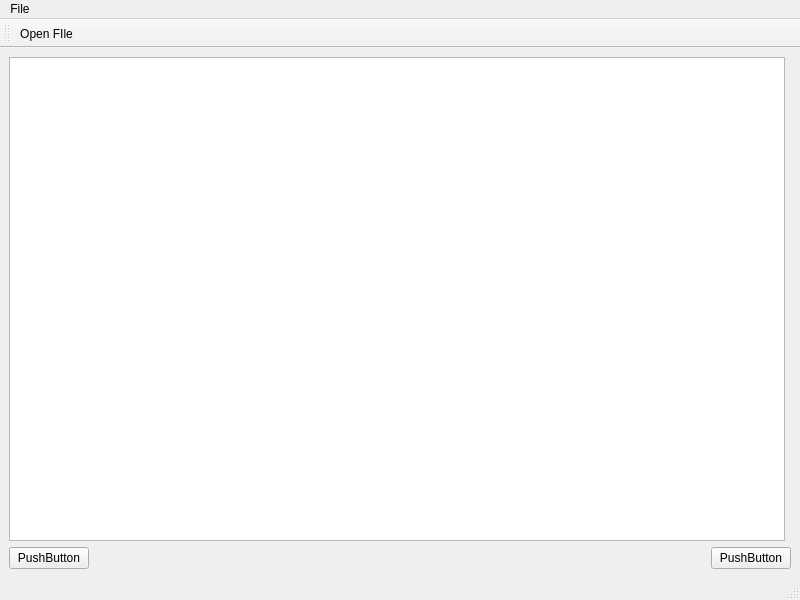
<?xml version="1.0" encoding="UTF-8"?>
<ui version="4.0">
 <class>MainWindow</class>
 <widget class="QMainWindow" name="MainWindow">
  <property name="geometry">
   <rect>
    <x>0</x>
    <y>0</y>
    <width>800</width>
    <height>600</height>
   </rect>
  </property>
  <property name="windowTitle">
   <string>MainWindow</string>
  </property>
  <widget class="QVTKOpenGLNativeWidget" name="centralwidget">
   <layout class="QVBoxLayout" name="verticalLayout">
    <item>
     <layout class="QHBoxLayout" name="horizontalLayout">
      <item>
       <widget class="QTreeView" name="treeView">
        <property name="contextMenuPolicy">
         <enum>Qt::ContextMenuPolicy::ActionsContextMenu</enum>
        </property>
       </widget>
      </item>
      <item>
       <widget class="QWidget" name="widget" native="true"/>
      </item>
     </layout>
    </item>
    <item>
     <layout class="QHBoxLayout" name="horizontalLayout_2">
      <item>
       <widget class="QPushButton" name="pushButton">
        <property name="text">
         <string>PushButton</string>
        </property>
       </widget>
      </item>
      <item>
       <spacer name="horizontalSpacer">
        <property name="orientation">
         <enum>Qt::Orientation::Horizontal</enum>
        </property>
        <property name="sizeHint" stdset="0">
         <size>
          <width>40</width>
          <height>20</height>
         </size>
        </property>
       </spacer>
      </item>
      <item>
       <widget class="QPushButton" name="pushButton_2">
        <property name="text">
         <string>PushButton</string>
        </property>
       </widget>
      </item>
     </layout>
    </item>
   </layout>
  </widget>
  <widget class="QMenuBar" name="menubar">
   <property name="geometry">
    <rect>
     <x>0</x>
     <y>0</y>
     <width>800</width>
     <height>21</height>
    </rect>
   </property>
   <widget class="QMenu" name="menuFile">
    <property name="title">
     <string>File</string>
    </property>
    <addaction name="actionOpen_FIle"/>
   </widget>
   <addaction name="menuFile"/>
  </widget>
  <widget class="QStatusBar" name="statusbar"/>
  <widget class="QToolBar" name="toolBar">
   <property name="windowTitle">
    <string>toolBar</string>
   </property>
   <attribute name="toolBarArea">
    <enum>TopToolBarArea</enum>
   </attribute>
   <attribute name="toolBarBreak">
    <bool>false</bool>
   </attribute>
   <addaction name="actionOpen_FIle"/>
  </widget>
  <action name="actionOpen_FIle">
   <property name="icon">
    <iconset resource="icons.qrc">
     <normaloff>:/Icons/fileopen.png</normaloff>:/Icons/fileopen.png</iconset>
   </property>
   <property name="text">
    <string>Open FIle</string>
   </property>
   <property name="menuRole">
    <enum>QAction::MenuRole::NoRole</enum>
   </property>
  </action>
  <action name="actionactionItemOptions">
   <property name="text">
    <string>actionItemOptions</string>
   </property>
   <property name="menuRole">
    <enum>QAction::MenuRole::NoRole</enum>
   </property>
  </action>
  <action name="actionItemOptions">
   <property name="text">
    <string>ItemOptions</string>
   </property>
   <property name="menuRole">
    <enum>QAction::MenuRole::NoRole</enum>
   </property>
  </action>
 </widget>
 <customwidgets>
  <customwidget>
   <class>QVTKOpenGLNativeWidget</class>
   <extends>QWidget</extends>
   <header>qvtkopenglnativewidget.h</header>
   <container>1</container>
  </customwidget>
 </customwidgets>
 <resources>
  <include location="icons.qrc"/>
 </resources>
 <connections/>
</ui>
